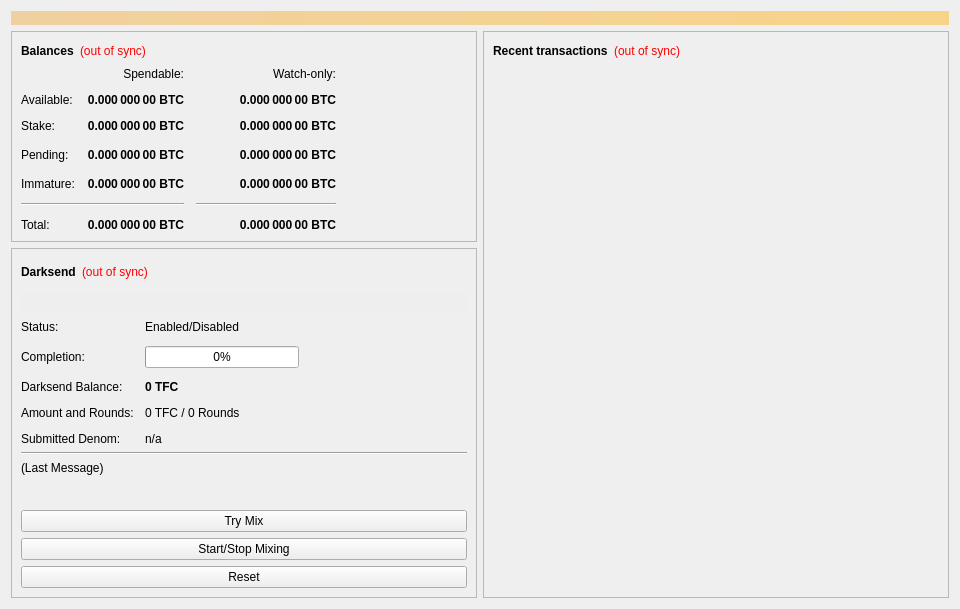
<?xml version="1.0" encoding="UTF-8"?>
<ui version="4.0">
 <class>OverviewPage</class>
 <widget class="QWidget" name="OverviewPage">
  <property name="geometry">
   <rect>
    <x>0</x>
    <y>0</y>
    <width>960</width>
    <height>594</height>
   </rect>
  </property>
  <property name="minimumSize">
   <size>
    <width>960</width>
    <height>0</height>
   </size>
  </property>
  <property name="windowTitle">
   <string>Form</string>
  </property>
  <layout class="QVBoxLayout" name="topLayout">
   <item>
    <widget class="QLabel" name="labelAlerts">
     <property name="visible">
      <bool>false</bool>
     </property>
     <property name="styleSheet">
      <string notr="true">background-color: qlineargradient(x1: 0, y1: 0, x2: 1, y2: 0, stop:0 #F0D0A0, stop:1 #F8D488); color:#000000;</string>
     </property>
     <property name="wordWrap">
      <bool>true</bool>
     </property>
     <property name="margin">
      <number>3</number>
     </property>
    </widget>
   </item>
   <item>
    <layout class="QHBoxLayout" name="horizontalLayout" stretch="1,1">
     <item>
      <layout class="QVBoxLayout" name="verticalLayout_2">
       <item>
        <widget class="QFrame" name="frame">
         <property name="frameShape">
          <enum>QFrame::StyledPanel</enum>
         </property>
         <property name="frameShadow">
          <enum>QFrame::Raised</enum>
         </property>
         <layout class="QVBoxLayout" name="verticalLayout_4">
          <item>
           <layout class="QHBoxLayout" name="horizontalLayout_4">
            <item>
             <widget class="QLabel" name="label_5">
              <property name="font">
               <font>
                <weight>75</weight>
                <bold>true</bold>
               </font>
              </property>
              <property name="text">
               <string>Balances</string>
              </property>
             </widget>
            </item>
            <item>
             <widget class="QLabel" name="labelWalletStatus">
              <property name="cursor">
               <cursorShape>WhatsThisCursor</cursorShape>
              </property>
              <property name="toolTip">
               <string>The displayed information may be out of date. Your wallet automatically synchronizes with the Freedomcoin network after a connection is established, but this process has not completed yet.</string>
              </property>
              <property name="styleSheet">
               <string notr="true">QLabel { color: red; }</string>
              </property>
              <property name="text">
               <string notr="true">(out of sync)</string>
              </property>
              <property name="alignment">
               <set>Qt::AlignLeading|Qt::AlignLeft|Qt::AlignVCenter</set>
              </property>
             </widget>
            </item>
            <item>
             <spacer name="horizontalSpacer_3">
              <property name="orientation">
               <enum>Qt::Horizontal</enum>
              </property>
              <property name="sizeHint" stdset="0">
               <size>
                <width>40</width>
                <height>20</height>
               </size>
              </property>
             </spacer>
            </item>
           </layout>
          </item>
          <item>
           <layout class="QGridLayout" name="gridLayout">
            <property name="spacing">
             <number>12</number>
            </property>
            <item row="3" column="2">
             <widget class="QLabel" name="labelWatchPending">
              <property name="font">
               <font>
                <weight>75</weight>
                <bold>true</bold>
               </font>
              </property>
              <property name="cursor">
               <cursorShape>IBeamCursor</cursorShape>
              </property>
              <property name="toolTip">
               <string>Unconfirmed transactions to watch-only addresses</string>
              </property>
              <property name="text">
               <string notr="true">0.000 000 00 BTC</string>
              </property>
              <property name="alignment">
               <set>Qt::AlignRight|Qt::AlignTrailing|Qt::AlignVCenter</set>
              </property>
              <property name="textInteractionFlags">
               <set>Qt::LinksAccessibleByMouse|Qt::TextSelectableByKeyboard|Qt::TextSelectableByMouse</set>
              </property>
             </widget>
            </item>
            <item row="3" column="1">
             <widget class="QLabel" name="labelUnconfirmed">
              <property name="font">
               <font>
                <weight>75</weight>
                <bold>true</bold>
               </font>
              </property>
              <property name="cursor">
               <cursorShape>IBeamCursor</cursorShape>
              </property>
              <property name="toolTip">
               <string>Total of transactions that have yet to be confirmed, and do not yet count toward the spendable balance</string>
              </property>
              <property name="text">
               <string notr="true">0.000 000 00 BTC</string>
              </property>
              <property name="alignment">
               <set>Qt::AlignRight|Qt::AlignTrailing|Qt::AlignVCenter</set>
              </property>
              <property name="textInteractionFlags">
               <set>Qt::LinksAccessibleByMouse|Qt::TextSelectableByKeyboard|Qt::TextSelectableByMouse</set>
              </property>
             </widget>
            </item>
            <item row="4" column="2">
             <widget class="QLabel" name="labelWatchImmature">
              <property name="font">
               <font>
                <weight>75</weight>
                <bold>true</bold>
               </font>
              </property>
              <property name="cursor">
               <cursorShape>IBeamCursor</cursorShape>
              </property>
              <property name="toolTip">
               <string>Mined balance in watch-only addresses that has not yet matured</string>
              </property>
              <property name="text">
               <string notr="true">0.000 000 00 BTC</string>
              </property>
              <property name="alignment">
               <set>Qt::AlignRight|Qt::AlignTrailing|Qt::AlignVCenter</set>
              </property>
              <property name="textInteractionFlags">
               <set>Qt::LinksAccessibleByMouse|Qt::TextSelectableByKeyboard|Qt::TextSelectableByMouse</set>
              </property>
             </widget>
            </item>
            <item row="5" column="0" colspan="2">
             <widget class="Line" name="lineSpendableBalance">
              <property name="orientation">
               <enum>Qt::Horizontal</enum>
              </property>
             </widget>
            </item>
            <item row="5" column="2">
             <widget class="Line" name="lineWatchBalance">
              <property name="sizePolicy">
               <sizepolicy hsizetype="Preferred" vsizetype="Fixed">
                <horstretch>0</horstretch>
                <verstretch>0</verstretch>
               </sizepolicy>
              </property>
              <property name="minimumSize">
               <size>
                <width>140</width>
                <height>0</height>
               </size>
              </property>
              <property name="orientation">
               <enum>Qt::Horizontal</enum>
              </property>
             </widget>
            </item>
            <item row="6" column="0">
             <widget class="QLabel" name="labelTotalText">
              <property name="text">
               <string>Total:</string>
              </property>
             </widget>
            </item>
            <item row="4" column="1">
             <widget class="QLabel" name="labelImmature">
              <property name="font">
               <font>
                <weight>75</weight>
                <bold>true</bold>
               </font>
              </property>
              <property name="cursor">
               <cursorShape>IBeamCursor</cursorShape>
              </property>
              <property name="toolTip">
               <string>Mined balance that has not yet matured</string>
              </property>
              <property name="text">
               <string notr="true">0.000 000 00 BTC</string>
              </property>
              <property name="alignment">
               <set>Qt::AlignRight|Qt::AlignTrailing|Qt::AlignVCenter</set>
              </property>
              <property name="textInteractionFlags">
               <set>Qt::LinksAccessibleByMouse|Qt::TextSelectableByKeyboard|Qt::TextSelectableByMouse</set>
              </property>
             </widget>
            </item>
            <item row="3" column="3">
             <spacer name="horizontalSpacer_2">
              <property name="orientation">
               <enum>Qt::Horizontal</enum>
              </property>
              <property name="sizeHint" stdset="0">
               <size>
                <width>40</width>
                <height>20</height>
               </size>
              </property>
             </spacer>
            </item>
            <item row="4" column="0">
             <widget class="QLabel" name="labelImmatureText">
              <property name="text">
               <string>Immature:</string>
              </property>
             </widget>
            </item>
            <item row="6" column="1">
             <widget class="QLabel" name="labelTotal">
              <property name="font">
               <font>
                <weight>75</weight>
                <bold>true</bold>
               </font>
              </property>
              <property name="cursor">
               <cursorShape>IBeamCursor</cursorShape>
              </property>
              <property name="toolTip">
               <string>Your current total balance</string>
              </property>
              <property name="text">
               <string notr="true">0.000 000 00 BTC</string>
              </property>
              <property name="alignment">
               <set>Qt::AlignRight|Qt::AlignTrailing|Qt::AlignVCenter</set>
              </property>
              <property name="textInteractionFlags">
               <set>Qt::LinksAccessibleByMouse|Qt::TextSelectableByKeyboard|Qt::TextSelectableByMouse</set>
              </property>
             </widget>
            </item>
            <item row="6" column="2">
             <widget class="QLabel" name="labelWatchTotal">
              <property name="font">
               <font>
                <weight>75</weight>
                <bold>true</bold>
               </font>
              </property>
              <property name="cursor">
               <cursorShape>IBeamCursor</cursorShape>
              </property>
              <property name="toolTip">
               <string>Current total balance in watch-only addresses</string>
              </property>
              <property name="text">
               <string notr="true">0.000 000 00 BTC</string>
              </property>
              <property name="alignment">
               <set>Qt::AlignRight|Qt::AlignTrailing|Qt::AlignVCenter</set>
              </property>
              <property name="textInteractionFlags">
               <set>Qt::LinksAccessibleByMouse|Qt::TextSelectableByKeyboard|Qt::TextSelectableByMouse</set>
              </property>
             </widget>
            </item>
            <item row="0" column="2">
             <widget class="QLabel" name="labelWatchonly">
              <property name="text">
               <string>Watch-only:</string>
              </property>
              <property name="alignment">
               <set>Qt::AlignRight|Qt::AlignTrailing|Qt::AlignVCenter</set>
              </property>
             </widget>
            </item>
            <item row="1" column="0">
             <widget class="QLabel" name="labelBalanceText">
              <property name="text">
               <string>Available:</string>
              </property>
             </widget>
            </item>
            <item row="1" column="1">
             <widget class="QLabel" name="labelBalance">
              <property name="font">
               <font>
                <weight>75</weight>
                <bold>true</bold>
               </font>
              </property>
              <property name="cursor">
               <cursorShape>IBeamCursor</cursorShape>
              </property>
              <property name="toolTip">
               <string>Your current spendable balance</string>
              </property>
              <property name="text">
               <string notr="true">0.000 000 00 BTC</string>
              </property>
              <property name="alignment">
               <set>Qt::AlignRight|Qt::AlignTrailing|Qt::AlignVCenter</set>
              </property>
              <property name="textInteractionFlags">
               <set>Qt::LinksAccessibleByMouse|Qt::TextSelectableByKeyboard|Qt::TextSelectableByMouse</set>
              </property>
             </widget>
            </item>
            <item row="2" column="0">
             <widget class="QLabel" name="label_10">
              <property name="text">
               <string>Stake:</string>
              </property>
             </widget>
            </item>
            <item row="2" column="1">
             <widget class="QLabel" name="labelStake">
              <property name="font">
               <font>
                <weight>75</weight>
                <bold>true</bold>
               </font>
              </property>
              <property name="cursor">
               <cursorShape>IBeamCursor</cursorShape>
              </property>
              <property name="toolTip">
               <string>Total of coins that was staked, and do not yet count toward the current balance</string>
              </property>
              <property name="text">
               <string notr="true">0.000 000 00 BTC</string>
              </property>
              <property name="alignment">
               <set>Qt::AlignRight|Qt::AlignTrailing|Qt::AlignVCenter</set>
              </property>
              <property name="textInteractionFlags">
               <set>Qt::LinksAccessibleByMouse|Qt::TextSelectableByKeyboard|Qt::TextSelectableByMouse</set>
              </property>
             </widget>
            </item>
            <item row="2" column="2">
             <widget class="QLabel" name="labelWatchStake">
              <property name="font">
               <font>
                <weight>75</weight>
                <bold>true</bold>
               </font>
              </property>
              <property name="cursor">
               <cursorShape>IBeamCursor</cursorShape>
              </property>
              <property name="toolTip">
               <string>Total of coins that was staked in watch-only addresses, and do not yet count toward the current watch-only balance</string>
              </property>
              <property name="text">
               <string notr="true">0.000 000 00 BTC</string>
              </property>
              <property name="alignment">
               <set>Qt::AlignRight|Qt::AlignTrailing|Qt::AlignVCenter</set>
              </property>
              <property name="textInteractionFlags">
               <set>Qt::LinksAccessibleByMouse|Qt::TextSelectableByKeyboard|Qt::TextSelectableByMouse</set>
              </property>
             </widget>
            </item>
            <item row="1" column="2">
             <widget class="QLabel" name="labelWatchAvailable">
              <property name="font">
               <font>
                <weight>75</weight>
                <bold>true</bold>
               </font>
              </property>
              <property name="cursor">
               <cursorShape>IBeamCursor</cursorShape>
              </property>
              <property name="toolTip">
               <string>Your current balance in watch-only addresses</string>
              </property>
              <property name="text">
               <string notr="true">0.000 000 00 BTC</string>
              </property>
              <property name="alignment">
               <set>Qt::AlignRight|Qt::AlignTrailing|Qt::AlignVCenter</set>
              </property>
              <property name="textInteractionFlags">
               <set>Qt::LinksAccessibleByMouse|Qt::TextSelectableByKeyboard|Qt::TextSelectableByMouse</set>
              </property>
             </widget>
            </item>
            <item row="3" column="0">
             <widget class="QLabel" name="labelPendingText">
              <property name="text">
               <string>Pending:</string>
              </property>
             </widget>
            </item>
            <item row="0" column="1">
             <widget class="QLabel" name="labelSpendable">
              <property name="text">
               <string>Spendable:</string>
              </property>
              <property name="alignment">
               <set>Qt::AlignRight|Qt::AlignTrailing|Qt::AlignVCenter</set>
              </property>
             </widget>
            </item>
           </layout>
          </item>
         </layout>
        </widget>
       </item>
       <item>
        <widget class="QFrame" name="frameDarksend">
         <property name="sizePolicy">
          <sizepolicy hsizetype="Expanding" vsizetype="Expanding">
           <horstretch>0</horstretch>
           <verstretch>0</verstretch>
          </sizepolicy>
         </property>
         <property name="minimumSize">
          <size>
           <width>0</width>
           <height>350</height>
          </size>
         </property>
         <property name="layoutDirection">
          <enum>Qt::LeftToRight</enum>
         </property>
         <property name="frameShape">
          <enum>QFrame::StyledPanel</enum>
         </property>
         <property name="frameShadow">
          <enum>QFrame::Raised</enum>
         </property>
         <layout class="QVBoxLayout" name="verticalLayout_5">
          <item>
           <layout class="QHBoxLayout" name="horizontalLayout_5">
            <item>
             <widget class="QLabel" name="label_2">
              <property name="font">
               <font>
                <weight>75</weight>
                <bold>true</bold>
               </font>
              </property>
              <property name="text">
               <string>Darksend</string>
              </property>
             </widget>
            </item>
            <item>
             <widget class="QLabel" name="labelDarksendSyncStatus">
              <property name="toolTip">
               <string>The displayed information may be out of date. Your wallet automatically synchronizes with the Freedomcoin network after a connection is established, but this process has not completed yet.</string>
              </property>
              <property name="styleSheet">
               <string notr="true">QLabel { color: red; }</string>
              </property>
              <property name="text">
               <string notr="true">(out of sync)</string>
              </property>
              <property name="alignment">
               <set>Qt::AlignLeading|Qt::AlignLeft|Qt::AlignVCenter</set>
              </property>
             </widget>
            </item>
            <item>
             <spacer name="horizontalSpacer_4">
              <property name="orientation">
               <enum>Qt::Horizontal</enum>
              </property>
              <property name="sizeHint" stdset="0">
               <size>
                <width>40</width>
                <height>20</height>
               </size>
              </property>
             </spacer>
            </item>
           </layout>
          </item>
          <item>
           <widget class="QPushButton" name="runAutoDenom">
            <property name="palette">
             <palette>
              <active>
               <colorrole role="WindowText">
                <brush brushstyle="SolidPattern">
                 <color alpha="255">
                  <red>0</red>
                  <green>0</green>
                  <blue>0</blue>
                 </color>
                </brush>
               </colorrole>
               <colorrole role="Button">
                <brush brushstyle="SolidPattern">
                 <color alpha="255">
                  <red>239</red>
                  <green>238</green>
                  <blue>238</blue>
                 </color>
                </brush>
               </colorrole>
               <colorrole role="Light">
                <brush brushstyle="SolidPattern">
                 <color alpha="255">
                  <red>255</red>
                  <green>255</green>
                  <blue>255</blue>
                 </color>
                </brush>
               </colorrole>
               <colorrole role="Midlight">
                <brush brushstyle="SolidPattern">
                 <color alpha="255">
                  <red>247</red>
                  <green>246</green>
                  <blue>246</blue>
                 </color>
                </brush>
               </colorrole>
               <colorrole role="Dark">
                <brush brushstyle="SolidPattern">
                 <color alpha="255">
                  <red>119</red>
                  <green>119</green>
                  <blue>119</blue>
                 </color>
                </brush>
               </colorrole>
               <colorrole role="Mid">
                <brush brushstyle="SolidPattern">
                 <color alpha="255">
                  <red>159</red>
                  <green>159</green>
                  <blue>159</blue>
                 </color>
                </brush>
               </colorrole>
               <colorrole role="Text">
                <brush brushstyle="SolidPattern">
                 <color alpha="255">
                  <red>0</red>
                  <green>0</green>
                  <blue>0</blue>
                 </color>
                </brush>
               </colorrole>
               <colorrole role="BrightText">
                <brush brushstyle="SolidPattern">
                 <color alpha="255">
                  <red>255</red>
                  <green>255</green>
                  <blue>255</blue>
                 </color>
                </brush>
               </colorrole>
               <colorrole role="ButtonText">
                <brush brushstyle="SolidPattern">
                 <color alpha="255">
                  <red>0</red>
                  <green>0</green>
                  <blue>0</blue>
                 </color>
                </brush>
               </colorrole>
               <colorrole role="Base">
                <brush brushstyle="SolidPattern">
                 <color alpha="255">
                  <red>255</red>
                  <green>255</green>
                  <blue>255</blue>
                 </color>
                </brush>
               </colorrole>
               <colorrole role="Window">
                <brush brushstyle="SolidPattern">
                 <color alpha="255">
                  <red>239</red>
                  <green>238</green>
                  <blue>238</blue>
                 </color>
                </brush>
               </colorrole>
               <colorrole role="Shadow">
                <brush brushstyle="SolidPattern">
                 <color alpha="255">
                  <red>0</red>
                  <green>0</green>
                  <blue>0</blue>
                 </color>
                </brush>
               </colorrole>
               <colorrole role="AlternateBase">
                <brush brushstyle="SolidPattern">
                 <color alpha="255">
                  <red>247</red>
                  <green>246</green>
                  <blue>246</blue>
                 </color>
                </brush>
               </colorrole>
               <colorrole role="ToolTipBase">
                <brush brushstyle="SolidPattern">
                 <color alpha="255">
                  <red>255</red>
                  <green>255</green>
                  <blue>220</blue>
                 </color>
                </brush>
               </colorrole>
               <colorrole role="ToolTipText">
                <brush brushstyle="SolidPattern">
                 <color alpha="255">
                  <red>0</red>
                  <green>0</green>
                  <blue>0</blue>
                 </color>
                </brush>
               </colorrole>
              </active>
              <inactive>
               <colorrole role="WindowText">
                <brush brushstyle="SolidPattern">
                 <color alpha="255">
                  <red>0</red>
                  <green>0</green>
                  <blue>0</blue>
                 </color>
                </brush>
               </colorrole>
               <colorrole role="Button">
                <brush brushstyle="SolidPattern">
                 <color alpha="255">
                  <red>239</red>
                  <green>238</green>
                  <blue>238</blue>
                 </color>
                </brush>
               </colorrole>
               <colorrole role="Light">
                <brush brushstyle="SolidPattern">
                 <color alpha="255">
                  <red>255</red>
                  <green>255</green>
                  <blue>255</blue>
                 </color>
                </brush>
               </colorrole>
               <colorrole role="Midlight">
                <brush brushstyle="SolidPattern">
                 <color alpha="255">
                  <red>247</red>
                  <green>246</green>
                  <blue>246</blue>
                 </color>
                </brush>
               </colorrole>
               <colorrole role="Dark">
                <brush brushstyle="SolidPattern">
                 <color alpha="255">
                  <red>119</red>
                  <green>119</green>
                  <blue>119</blue>
                 </color>
                </brush>
               </colorrole>
               <colorrole role="Mid">
                <brush brushstyle="SolidPattern">
                 <color alpha="255">
                  <red>159</red>
                  <green>159</green>
                  <blue>159</blue>
                 </color>
                </brush>
               </colorrole>
               <colorrole role="Text">
                <brush brushstyle="SolidPattern">
                 <color alpha="255">
                  <red>0</red>
                  <green>0</green>
                  <blue>0</blue>
                 </color>
                </brush>
               </colorrole>
               <colorrole role="BrightText">
                <brush brushstyle="SolidPattern">
                 <color alpha="255">
                  <red>255</red>
                  <green>255</green>
                  <blue>255</blue>
                 </color>
                </brush>
               </colorrole>
               <colorrole role="ButtonText">
                <brush brushstyle="SolidPattern">
                 <color alpha="255">
                  <red>0</red>
                  <green>0</green>
                  <blue>0</blue>
                 </color>
                </brush>
               </colorrole>
               <colorrole role="Base">
                <brush brushstyle="SolidPattern">
                 <color alpha="255">
                  <red>255</red>
                  <green>255</green>
                  <blue>255</blue>
                 </color>
                </brush>
               </colorrole>
               <colorrole role="Window">
                <brush brushstyle="SolidPattern">
                 <color alpha="255">
                  <red>239</red>
                  <green>238</green>
                  <blue>238</blue>
                 </color>
                </brush>
               </colorrole>
               <colorrole role="Shadow">
                <brush brushstyle="SolidPattern">
                 <color alpha="255">
                  <red>0</red>
                  <green>0</green>
                  <blue>0</blue>
                 </color>
                </brush>
               </colorrole>
               <colorrole role="AlternateBase">
                <brush brushstyle="SolidPattern">
                 <color alpha="255">
                  <red>247</red>
                  <green>246</green>
                  <blue>246</blue>
                 </color>
                </brush>
               </colorrole>
               <colorrole role="ToolTipBase">
                <brush brushstyle="SolidPattern">
                 <color alpha="255">
                  <red>255</red>
                  <green>255</green>
                  <blue>220</blue>
                 </color>
                </brush>
               </colorrole>
               <colorrole role="ToolTipText">
                <brush brushstyle="SolidPattern">
                 <color alpha="255">
                  <red>0</red>
                  <green>0</green>
                  <blue>0</blue>
                 </color>
                </brush>
               </colorrole>
              </inactive>
              <disabled>
               <colorrole role="WindowText">
                <brush brushstyle="SolidPattern">
                 <color alpha="255">
                  <red>119</red>
                  <green>119</green>
                  <blue>119</blue>
                 </color>
                </brush>
               </colorrole>
               <colorrole role="Button">
                <brush brushstyle="SolidPattern">
                 <color alpha="255">
                  <red>239</red>
                  <green>238</green>
                  <blue>238</blue>
                 </color>
                </brush>
               </colorrole>
               <colorrole role="Light">
                <brush brushstyle="SolidPattern">
                 <color alpha="255">
                  <red>255</red>
                  <green>255</green>
                  <blue>255</blue>
                 </color>
                </brush>
               </colorrole>
               <colorrole role="Midlight">
                <brush brushstyle="SolidPattern">
                 <color alpha="255">
                  <red>247</red>
                  <green>246</green>
                  <blue>246</blue>
                 </color>
                </brush>
               </colorrole>
               <colorrole role="Dark">
                <brush brushstyle="SolidPattern">
                 <color alpha="255">
                  <red>119</red>
                  <green>119</green>
                  <blue>119</blue>
                 </color>
                </brush>
               </colorrole>
               <colorrole role="Mid">
                <brush brushstyle="SolidPattern">
                 <color alpha="255">
                  <red>159</red>
                  <green>159</green>
                  <blue>159</blue>
                 </color>
                </brush>
               </colorrole>
               <colorrole role="Text">
                <brush brushstyle="SolidPattern">
                 <color alpha="255">
                  <red>119</red>
                  <green>119</green>
                  <blue>119</blue>
                 </color>
                </brush>
               </colorrole>
               <colorrole role="BrightText">
                <brush brushstyle="SolidPattern">
                 <color alpha="255">
                  <red>255</red>
                  <green>255</green>
                  <blue>255</blue>
                 </color>
                </brush>
               </colorrole>
               <colorrole role="ButtonText">
                <brush brushstyle="SolidPattern">
                 <color alpha="255">
                  <red>119</red>
                  <green>119</green>
                  <blue>119</blue>
                 </color>
                </brush>
               </colorrole>
               <colorrole role="Base">
                <brush brushstyle="SolidPattern">
                 <color alpha="255">
                  <red>239</red>
                  <green>238</green>
                  <blue>238</blue>
                 </color>
                </brush>
               </colorrole>
               <colorrole role="Window">
                <brush brushstyle="SolidPattern">
                 <color alpha="255">
                  <red>239</red>
                  <green>238</green>
                  <blue>238</blue>
                 </color>
                </brush>
               </colorrole>
               <colorrole role="Shadow">
                <brush brushstyle="SolidPattern">
                 <color alpha="255">
                  <red>0</red>
                  <green>0</green>
                  <blue>0</blue>
                 </color>
                </brush>
               </colorrole>
               <colorrole role="AlternateBase">
                <brush brushstyle="SolidPattern">
                 <color alpha="255">
                  <red>239</red>
                  <green>238</green>
                  <blue>238</blue>
                 </color>
                </brush>
               </colorrole>
               <colorrole role="ToolTipBase">
                <brush brushstyle="SolidPattern">
                 <color alpha="255">
                  <red>255</red>
                  <green>255</green>
                  <blue>220</blue>
                 </color>
                </brush>
               </colorrole>
               <colorrole role="ToolTipText">
                <brush brushstyle="SolidPattern">
                 <color alpha="255">
                  <red>0</red>
                  <green>0</green>
                  <blue>0</blue>
                 </color>
                </brush>
               </colorrole>
              </disabled>
             </palette>
            </property>
            <property name="focusPolicy">
             <enum>Qt::NoFocus</enum>
            </property>
            <property name="autoFillBackground">
             <bool>true</bool>
            </property>
            <property name="text">
             <string/>
            </property>
            <property name="flat">
             <bool>true</bool>
            </property>
           </widget>
          </item>
          <item>
           <layout class="QFormLayout" name="formLayout">
            <property name="fieldGrowthPolicy">
             <enum>QFormLayout::AllNonFixedFieldsGrow</enum>
            </property>
            <property name="horizontalSpacing">
             <number>11</number>
            </property>
            <property name="verticalSpacing">
             <number>12</number>
            </property>
            <item row="0" column="0">
             <widget class="QLabel" name="label_6">
              <property name="text">
               <string>Status:</string>
              </property>
             </widget>
            </item>
            <item row="1" column="0">
             <widget class="QLabel" name="label_7">
              <property name="text">
               <string>Completion:</string>
              </property>
             </widget>
            </item>
            <item row="1" column="1">
             <widget class="QProgressBar" name="darksendProgress">
              <property name="maximumSize">
               <size>
                <width>154</width>
                <height>16777215</height>
               </size>
              </property>
              <property name="value">
               <number>0</number>
              </property>
             </widget>
            </item>
            <item row="3" column="0">
             <widget class="QLabel" name="labelAnonymizedText">
              <property name="text">
               <string>Darksend Balance:</string>
              </property>
             </widget>
            </item>
            <item row="3" column="1">
             <widget class="QLabel" name="labelAnonymized">
              <property name="font">
               <font>
                <weight>75</weight>
                <bold>true</bold>
               </font>
              </property>
              <property name="text">
               <string notr="true">0 TFC</string>
              </property>
             </widget>
            </item>
            <item row="4" column="0">
             <widget class="QLabel" name="label_8">
              <property name="text">
               <string>Amount and Rounds:</string>
              </property>
             </widget>
            </item>
            <item row="4" column="1">
             <widget class="QLabel" name="labelAmountRounds">
              <property name="text">
               <string>0 TFC / 0 Rounds</string>
              </property>
             </widget>
            </item>
            <item row="5" column="0">
             <widget class="QLabel" name="label_9">
              <property name="text">
               <string>Submitted Denom:</string>
              </property>
             </widget>
            </item>
            <item row="5" column="1">
             <widget class="QLabel" name="labelSubmittedDenom">
              <property name="toolTip">
               <string>The denominations you submitted to the Masternode.&lt;br&gt;To mix, other users must submit the exact same denominations.</string>
              </property>
              <property name="text">
               <string>n/a</string>
              </property>
             </widget>
            </item>
            <item row="0" column="1">
             <widget class="QLabel" name="darksendEnabled">
              <property name="text">
               <string>Enabled/Disabled</string>
              </property>
             </widget>
            </item>
           </layout>
          </item>
          <item>
           <widget class="Line" name="lineLastMessage">
            <property name="orientation">
             <enum>Qt::Horizontal</enum>
            </property>
           </widget>
          </item>
          <item>
           <widget class="QLabel" name="darksendStatus">
            <property name="minimumSize">
             <size>
              <width>288</width>
              <height>43</height>
             </size>
            </property>
            <property name="text">
             <string>(Last Message)</string>
            </property>
            <property name="alignment">
             <set>Qt::AlignLeading|Qt::AlignLeft|Qt::AlignTop</set>
            </property>
            <property name="wordWrap">
             <bool>true</bool>
            </property>
           </widget>
          </item>
          <item>
           <widget class="QPushButton" name="darksendAuto">
            <property name="sizePolicy">
             <sizepolicy hsizetype="MinimumExpanding" vsizetype="Fixed">
              <horstretch>0</horstretch>
              <verstretch>0</verstretch>
             </sizepolicy>
            </property>
            <property name="toolTip">
             <string>Try to manually submit a Darksend request.</string>
            </property>
            <property name="text">
             <string>Try Mix</string>
            </property>
           </widget>
          </item>
          <item>
           <widget class="QPushButton" name="toggleDarksend">
            <property name="sizePolicy">
             <sizepolicy hsizetype="MinimumExpanding" vsizetype="Fixed">
              <horstretch>0</horstretch>
              <verstretch>0</verstretch>
             </sizepolicy>
            </property>
            <property name="text">
             <string>Start/Stop Mixing</string>
            </property>
           </widget>
          </item>
          <item>
           <widget class="QPushButton" name="darksendReset">
            <property name="sizePolicy">
             <sizepolicy hsizetype="MinimumExpanding" vsizetype="Fixed">
              <horstretch>0</horstretch>
              <verstretch>0</verstretch>
             </sizepolicy>
            </property>
            <property name="toolTip">
             <string>Reset the current status of Darksend (can interrupt Darksend if it's in the process of Mixing, which can cost you money!)</string>
            </property>
            <property name="autoFillBackground">
             <bool>false</bool>
            </property>
            <property name="text">
             <string>Reset</string>
            </property>
           </widget>
          </item>
         </layout>
        </widget>
       </item>
       <item>
        <spacer name="verticalSpacer">
         <property name="orientation">
          <enum>Qt::Vertical</enum>
         </property>
         <property name="sizeHint" stdset="0">
          <size>
           <width>20</width>
           <height>40</height>
          </size>
         </property>
        </spacer>
       </item>
      </layout>
     </item>
     <item>
      <layout class="QVBoxLayout" name="verticalLayout_3">
       <item>
        <widget class="QFrame" name="frame_2">
         <property name="frameShape">
          <enum>QFrame::StyledPanel</enum>
         </property>
         <property name="frameShadow">
          <enum>QFrame::Raised</enum>
         </property>
         <layout class="QVBoxLayout" name="verticalLayout">
          <item>
           <layout class="QHBoxLayout" name="horizontalLayout_2">
            <item>
             <widget class="QLabel" name="label_4">
              <property name="font">
               <font>
                <weight>75</weight>
                <bold>true</bold>
               </font>
              </property>
              <property name="text">
               <string>Recent transactions</string>
              </property>
             </widget>
            </item>
            <item>
             <widget class="QLabel" name="labelTransactionsStatus">
              <property name="cursor">
               <cursorShape>WhatsThisCursor</cursorShape>
              </property>
              <property name="toolTip">
               <string>The displayed information may be out of date. Your wallet automatically synchronizes with the Freedomcoin network after a connection is established, but this process has not completed yet.</string>
              </property>
              <property name="styleSheet">
               <string notr="true">QLabel { color: red; }</string>
              </property>
              <property name="text">
               <string notr="true">(out of sync)</string>
              </property>
              <property name="alignment">
               <set>Qt::AlignRight|Qt::AlignTrailing|Qt::AlignVCenter</set>
              </property>
             </widget>
            </item>
            <item>
             <spacer name="horizontalSpacer">
              <property name="orientation">
               <enum>Qt::Horizontal</enum>
              </property>
              <property name="sizeHint" stdset="0">
               <size>
                <width>40</width>
                <height>20</height>
               </size>
              </property>
             </spacer>
            </item>
           </layout>
          </item>
          <item>
           <widget class="QListView" name="listTransactions">
            <property name="styleSheet">
             <string notr="true">QListView { background: transparent; }</string>
            </property>
            <property name="frameShape">
             <enum>QFrame::NoFrame</enum>
            </property>
            <property name="verticalScrollBarPolicy">
             <enum>Qt::ScrollBarAlwaysOff</enum>
            </property>
            <property name="horizontalScrollBarPolicy">
             <enum>Qt::ScrollBarAlwaysOff</enum>
            </property>
            <property name="selectionMode">
             <enum>QAbstractItemView::NoSelection</enum>
            </property>
           </widget>
          </item>
         </layout>
        </widget>
       </item>
      </layout>
     </item>
    </layout>
   </item>
  </layout>
 </widget>
 <resources/>
 <connections/>
</ui>
